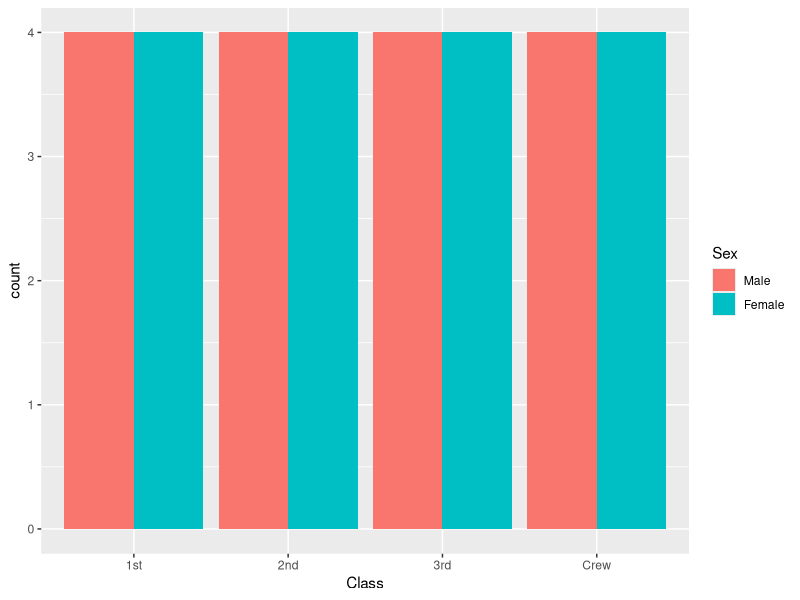
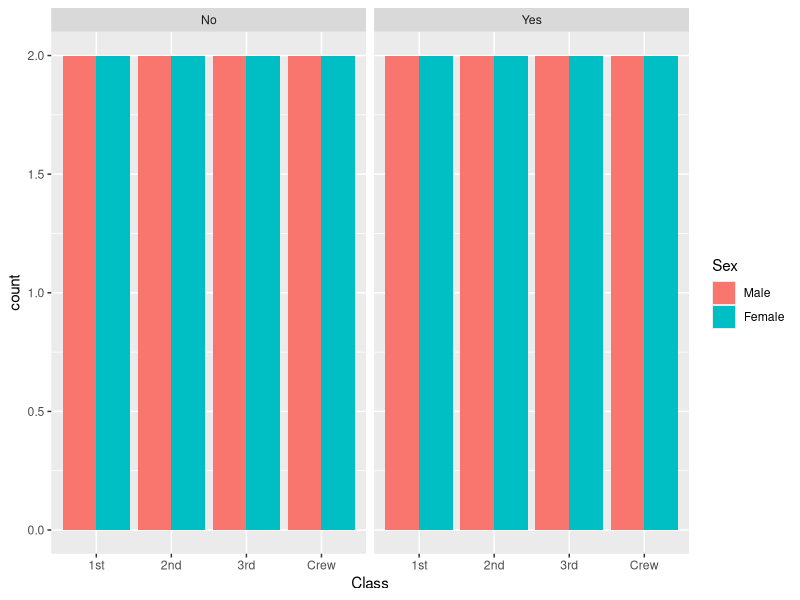
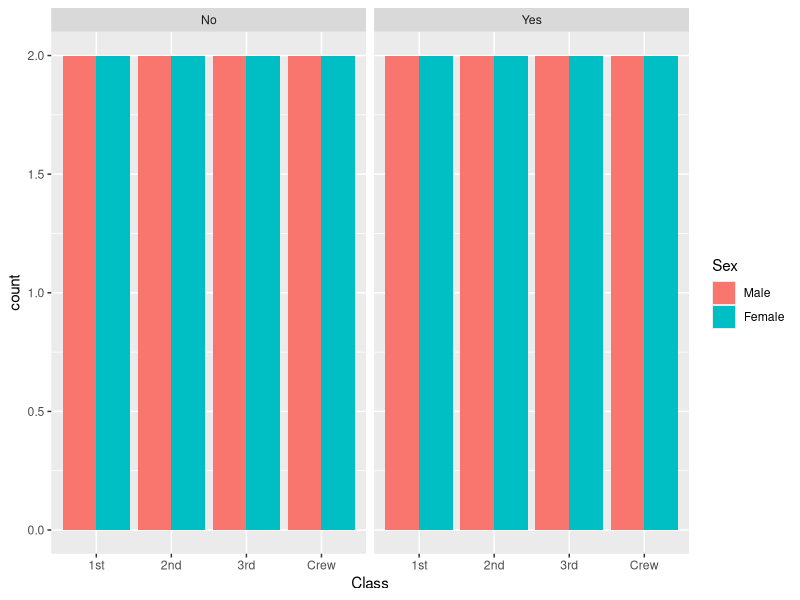

These figures' R source, in order:
###############################################################################
# Explore by visualization the titanic dataset present in ggplot2 library
###############################################################################

###############################################################################
# Check to install and load packages that are needed for the script
###############################################################################
is_installed <- function(mypkg) is.element(mypkg, installed.packages()[,1]) 

load_or_install<-function(package_names)  
{  
    for(package_name in package_names)  
    {  
        if(!is_installed(package_name))  
        {  
            install.packages(package_name,repos="http://lib.stat.cmu.edu/R/CRAN")  
        }  
        library(package_name,character.only=TRUE,quietly=TRUE,verbose=FALSE)  
    }  
}

load_or_install(c("ggplot2","tidyr", "R.utils"))

# Check out the structure and class of Titanic dataset present in ggplot2
str(Titanic)
class(Titanic)

# Printing string + variable value Example. NOT PART OF THE ACTUAL CODE
# Refered from - http://stackoverflow.com/questions/15589601/print-string-and-variable-contents-on-the-same-line-in-r
#wd <- getwd()
#print(paste0("Current working dir: ", wd))
#cat("Oh Ganga Current working dir: ", wd)
print(paste0("Class of Titanic data set is : ", class(Titanic)))

# View the Titanic table
View(Titanic)

# Reference - http://www.cookbook-r.com/ and Data Camp Data Visualization using ggplot videos.
# As ggplot2() functions work on data frames convert the Titanic table to data frame for data visualization
myData <- as.data.frame(Titanic)
print(paste0("Class of Titanic data set after converting to dataframe is : ", class(myData)))

# Look at the distribution of sexes within the classes of the ship using geom_bar()
ggplot(myData, aes(x = Class, fill = Sex)) +
            geom_bar(position = "dodge")

# Lay panels ina grid on basis of Survival.
# Reference - https://www.rdocumentation.org/packages/ggplot2/versions/2.1.0/topics/facet_grid?
ggplot(myData, aes(x = Class, fill = Sex)) +
    geom_bar(position = "dodge") + 
    facet_grid(. ~ Survived)

# Adding the Age variable to the plot and drawing a scatter plot instead of a bar plot for better visualization.
ggplot(myData, aes(x = Class, fill = Sex)) +
    geom_bar(position = "dodge") + 
    facet_grid(. ~ Survived)
